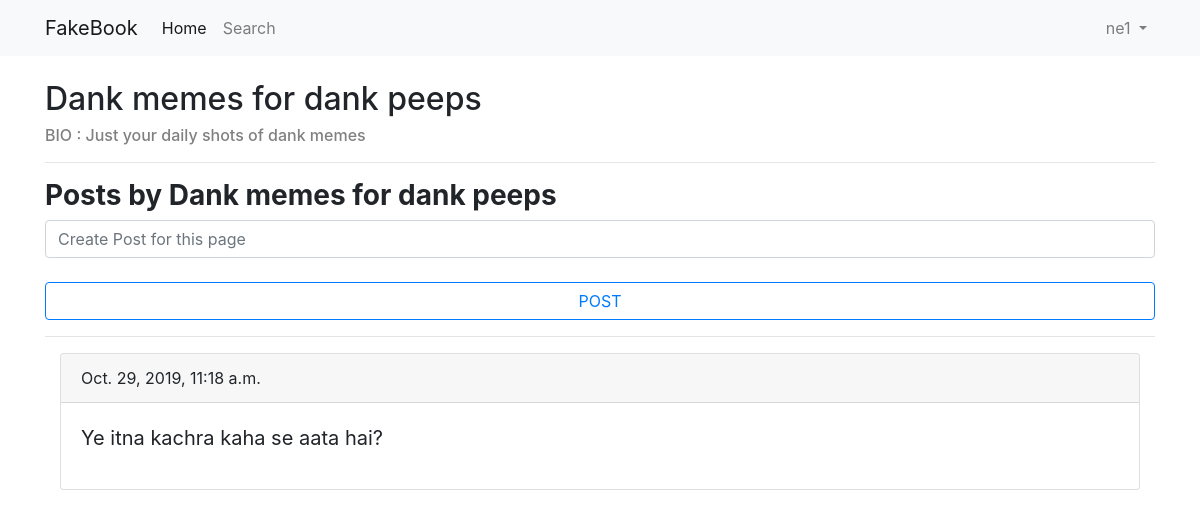
The page /pages/Dank memes for dank peeps (signed in) on the database its author committed.
### core/models.py (models this page shows, shortened)
class Pages(models.Model):
    page_name= models.CharField(max_length=30, unique=True)
    page_des=models.CharField(max_length=100)
    page_admin=models.CharField(max_length=30)

class PagePosts(models.Model):
    page_name=models.CharField(max_length=30)
    post_content=models.TextField()
    postTime=models.DateTimeField()

### core/views.py (the view, shortened to what this page needs)
# urls.py: path('pages/<name>',views.listpages,name='pages'),
def listpages(request,name):
    if name=="show":
        allpages=Pages.objects.filter().order_by('page_name')
        return render(request,'pages/listpages.html',{'allpages':allpages})
    else:
        s=request.POST.__contains__('postcontent')
        print(s)
        page=Pages.objects.filter(page_name=name)
        allposts=PagePosts.objects.filter(page_name=name).order_by('-postTime')
        print(allposts.count())
        return render(request,'pages/pagelayout.html',{'page':page,'pagename':name,'allposts':allposts})

### social_site/templates/pages/pagelayout.html (shortened to what this page needs)
{% extends "../registration/base.html" %}
{% block content %}
    {% for p in page %}
    <h2>{{p.page_name}}</h2>
    <h6 style="color:gray"> BIO : {{p.page_des}}</h6>
    {% endfor %}
        <hr class="wide">
        <h3><b>Posts by {{pagename}}</b></h3>
        <div class="form-group">
            <form action="{% url 'pages' pagename %}" method="POST">
            <input type="text" class="form-control" placeholder="Create Post for this page" name="postcontent">
            <br>
            <input type="submit" class="btn btn-outline-primary btn-block" value="POST">
            </form>
        </div>
        <hr class="wide">
        <div class="container-fluid">
        {%for page_post in allposts %}
            <div class="card">
                <div class="card-header">
                 {{page_post.postTime}}
                </div>
                <div class="card-body">
                  <blockquote class="blockquote mb-0">
                    <p>{{page_post.post_content}}
                  </blockquote>
                </div>
            </div>
            <br>
        {% endfor %}
        </div>
        </div>
{% endblock %}

### social_site/templates/registration/base.html (shortened to what this page needs)
<!doctype html>
<html lang="en">
  <head>
    <link rel="stylesheet" href="https://stackpath.bootstrapcdn.com/bootstrap/4.3.1/css/bootstrap.min.css">
  </head>
  <body>
<nav class="navbar navbar-expand-lg navbar-light bg-light mb-4">
<div class="container">
  <a class="navbar-brand" href="">FakeBook</a>
  <div class="collapse navbar-collapse" id="navbarSupportedContent">
    <ul class="navbar-nav mr-auto">
      <li class="nav-item active">
        <a class="nav-link" href="{% url 'home' %}">Home <span class="sr-only">(current)</span></a>
      </li>
      <li class="nav-item">
        <a class="nav-link" href="{% url 'search' %}">Search</a>
      </li>
    </ul>
    {% if user.is_authenticated %}
       <ul class="navbar-nav">
        <li class="nav-item dropdown">
        <a class="nav-link dropdown-toggle" href="#" id="navbarDropdown" role="button" data-toggle="dropdown" aria-haspopup="true" aria-expanded="false">
          {{ user.username }}
        </a>
      </li>
    </ul>
    {% else %}
      <form class="form-inline my-2 my-lg-0">
        <a href = "{% url 'login' %}" class="btn btn-outline-success my-2 my-sm-0">Login</a>
      </form>
     {% endif %}
  </div>
  </div>
</nav>
  <div class="container">
    {% block content %}
    {% endblock %}
  </body>
</html>

### rows shown on the page
Pages: page_name "Dank memes for dank peeps", page_des "Just your daily shots of dank memes"
PagePosts: postTime "Oct. 29, 2019, 11:18 a.m.", post_content "Ye itna kachra kaha se aata hai?"

### other values the page prints
{{ user.username }} "ne1"
{{ pagename }} "Dank memes for dank peeps"
